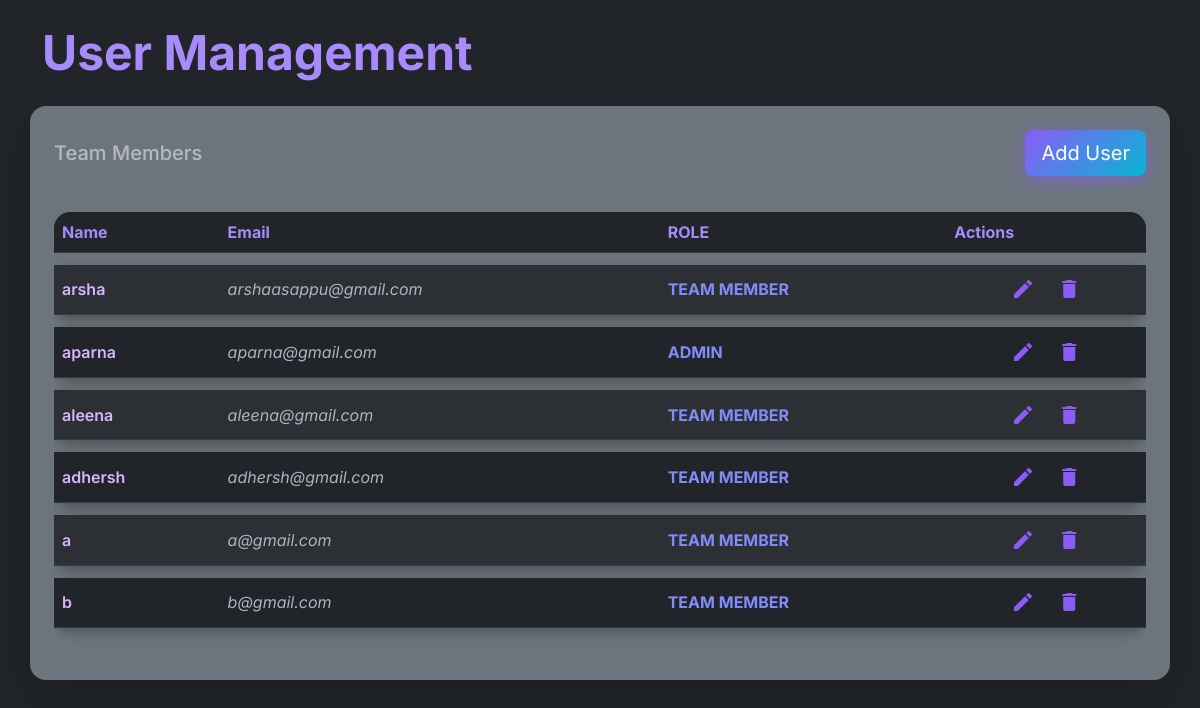
The app's page /admin_user_manage/, older data.
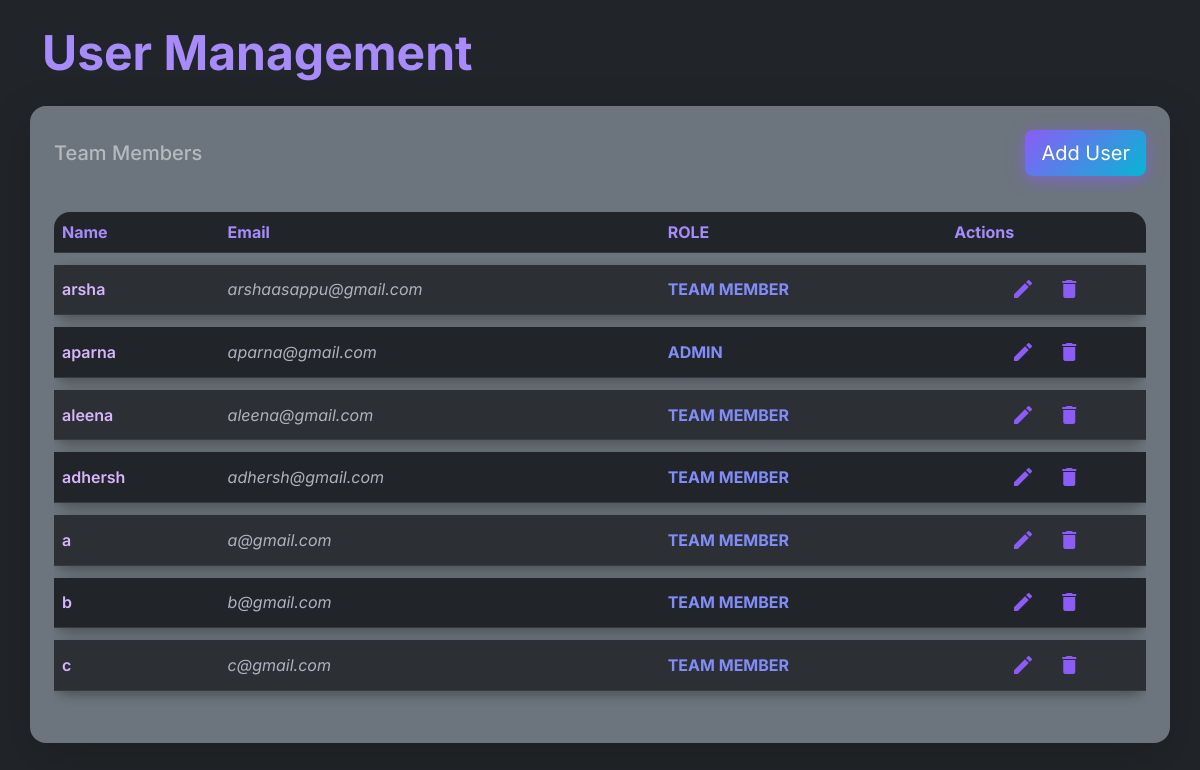
The same page, newer data.
### taskflowapp/models.py (models this page shows, shortened)
class User(models.Model):
    full_name = models.CharField(max_length=100)
    email = models.EmailField(unique=True)
    password = models.CharField(max_length=128)
    role = models.CharField(max_length=20)
    profile_picture = models.ImageField(upload_to='profile_pics/', blank=True, null=True)  # ✅ Add this

### taskflowapp/views.py (the view, shortened to what this page needs)
# urls.py: path('admin_user_manage/',views.admin_user_manage,name='admin_user_manage_page'),
def admin_user_manage(request):
    users = User.objects.all()
    return render(request, 'admin_user_management_page.html', {'users': users})

### taskflowapp/templates/admin_user_management_page.html (shortened to what this page needs)
{% load static %}
<!DOCTYPE html>
<html lang="en">
<head>
  <link href="https://cdn.jsdelivr.net/npm/bootstrap@5.3.0/dist/css/bootstrap.min.css" rel="stylesheet" />
  <link rel="stylesheet" href="{% static 'CSS/ad_user_manage.css' %}" />
</head>
<body class="bg-dark text-light">
  <header class="container my-4">
    <h1 class="display-5 fw-bold text-purple">User Management</h1>
  </header>
  <main class="container bg-secondary rounded-4 p-4 shadow-lg">
    <div class="d-flex justify-content-between align-items-center mb-4 flex-wrap gap-3">
      <h2 class="h5 text-white-50 m-0">Team Members</h2>
      <button type="button" class="btn btn-gradient btn-lg" data-bs-toggle="modal" data-bs-target="#userModal" id="openAddUserBtn">
        Add User
      </button>
    </div>
    <div class="table-responsive">
      <table class="table table-dark table-striped align-middle rounded-3 user-table">
        <thead>
          <tr>
            <th class="text-purple">Name</th>
            <th class="text-purple">Email</th>
            <th class="text-purple text-uppercase">Role</th>
            <th class="text-purple">Actions</th>
          </tr>
        </thead>
        <tbody id="userTableBody">
          {% for user in users %}
          <tr>
            <td class="fw-semibold text-purple">{{ user.full_name }}</td>
            <td class="fst-italic text-white-50">{{ user.email }}</td>
            <td class="text-uppercase text-info fw-bold">{{ user.role }}</td>
            <td class="text-center">
              <button class="btn btn-icon btn-icon-edit me-2">
                <span class="material-icons">edit</span>
              </button>
              <button class="btn btn-icon btn-icon-delete">
                <span class="material-icons">delete</span>
              </button>
            </td>
          </tr>
          {% endfor %}
        </tbody>
      </table>
    </div>
  </main>
</body>
</html>

Row changes from the older to the newer data that the page shows:
added User: full_name "c", email "c@gmail.com", role "TEAM MEMBER"
